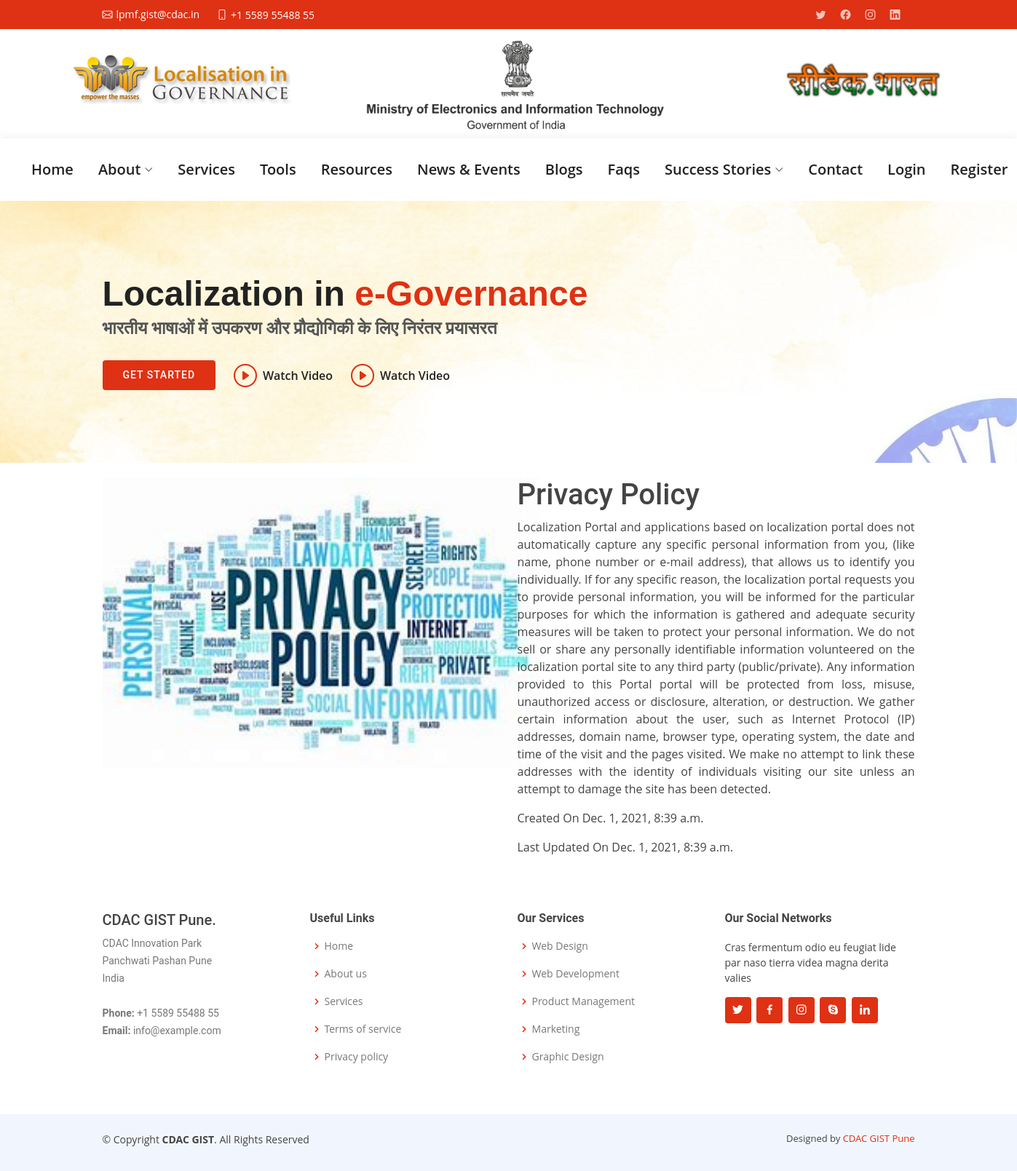
Screenshot of /privacypolicy/ with the database file from the repository.
### Others/models.py (models this page shows, shortened)
class Articles(models.Model):
    article_heading_name = models.CharField(max_length=100)
    article_discription = models.TextField(max_length=10000)
    article_images = models.ImageField(
        upload_to='Others/static/others/images/', height_field=None, width_field=None, max_length=None)
    article_created_date = models.DateTimeField(
        auto_now_add=True, null=True, blank=True)
    article_last_updated_date = models.DateTimeField(
        auto_now=True, null=True, blank=True)
    article_author_name = models.CharField(max_length=100, null=True)
    article_published_status = models.BooleanField(default="")
    article_published_date = models.DateTimeField(
        auto_now=True, null=True, blank=True)
    class Meta:
        verbose_name_plural = "Articles"

### Others/views.py (the view)
# urls.py: path('privacypolicy/', views.displayPrivacyPolicy,
def displayPrivacyPolicy(request):
    privacy_article_obj = Articles.objects.get(
        article_heading_name="Privacy Policy")
    return render(request, 'others/privacypolicy.html', {'article_obj': privacy_article_obj})

### Others/templates/others/privacypolicy.html
{% extends 'base.html' %}
{% load static %}
{% block privacypolicy %}
<div class="container">
    <div class="row" style="margin-top:20px;">
      <div class="col-6">
       <img src= {% static "others/images/privacypolicy.jpg" %} style="width:600px;height:400px;">
      </div>
      <div class="col-6">
        <h1>{{article_obj.article_heading_name}}</h1>
        <p style="text-align:justify"> {{article_obj.article_discription}} </p>
        <p>Created On {{article_obj.article_created_date}}</p>
        <p>Last Updated On {{article_obj.article_last_updated_date}}</p>
      </div>
    </div>
  </div>
{% endblock %}

### static/assets/css/style.css (style rules this page uses)
body { font-family: "Open Sans", sans-serif; color: #444444; }
h1, h2, h3, h4, h5, h6 { font-family: "Roboto", sans-serif; }

### rows the page displays
Articles: article_heading_name "Privacy Policy", article_discription "Localization Portal and applications based on localization portal does not automatically capture any specific personal information from you, (like name, phone number or e-mail address), that allows us to identify you individually. If for any specific reason, the localization portal requests you to provide personal information, you will be informed for the particular purposes for which the information is gathered and adequate security measures will be taken to protect your personal information. We do not sell or share any personally identifiable information volunteered on the localization portal site to any third party (public/private). Any information provided to this Portal portal will be…", article_created_date "Dec. 1, 2021, 8:39 a.m.", article_last_updated_date "Dec. 1, 2021, 8:39 a.m."
